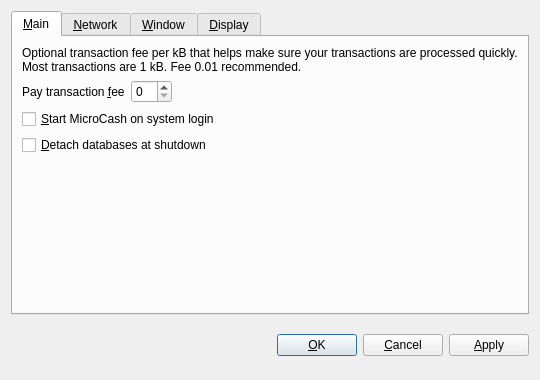
<?xml version="1.0" encoding="UTF-8"?>
<ui version="4.0">
 <class>OptionsDialog</class>
 <widget class="QDialog" name="OptionsDialog">
  <property name="geometry">
   <rect>
    <x>0</x>
    <y>0</y>
    <width>540</width>
    <height>380</height>
   </rect>
  </property>
  <property name="windowTitle">
   <string>Options</string>
  </property>
  <property name="modal">
   <bool>true</bool>
  </property>
  <layout class="QVBoxLayout" name="verticalLayout">
   <item>
    <widget class="QTabWidget" name="tabWidget">
     <property name="tabPosition">
      <enum>QTabWidget::North</enum>
     </property>
     <property name="currentIndex">
      <number>0</number>
     </property>
     <widget class="QWidget" name="tabMain">
      <attribute name="title">
       <string>&amp;Main</string>
      </attribute>
      <layout class="QVBoxLayout" name="verticalLayout_Main">
       <item>
        <widget class="QLabel" name="transactionFeeInfoLabel">
         <property name="text">
          <string>Optional transaction fee per kB that helps make sure your transactions are processed quickly. Most transactions are 1 kB. Fee 0.01 recommended.</string>
         </property>
         <property name="textFormat">
          <enum>Qt::PlainText</enum>
         </property>
         <property name="wordWrap">
          <bool>true</bool>
         </property>
        </widget>
       </item>
       <item>
        <layout class="QHBoxLayout" name="horizontalLayout_Main">
         <item>
          <widget class="QLabel" name="transactionFeeLabel">
           <property name="text">
            <string>Pay transaction &amp;fee</string>
           </property>
           <property name="textFormat">
            <enum>Qt::PlainText</enum>
           </property>
           <property name="buddy">
            <cstring>transactionFee</cstring>
           </property>
          </widget>
         </item>
         <item>
          <widget class="BitcoinAmountField" name="transactionFee"/>
         </item>
         <item>
          <spacer name="horizontalSpacer_Main">
           <property name="orientation">
            <enum>Qt::Horizontal</enum>
           </property>
           <property name="sizeHint" stdset="0">
            <size>
             <width>40</width>
             <height>20</height>
            </size>
           </property>
          </spacer>
         </item>
        </layout>
       </item>
       <item>
        <widget class="QCheckBox" name="bitcoinAtStartup">
         <property name="toolTip">
          <string>Automatically start MicroCash after logging in to the system.</string>
         </property>
         <property name="text">
          <string>&amp;Start MicroCash on system login</string>
         </property>
        </widget>
       </item>
       <item>
        <widget class="QCheckBox" name="detachDatabases">
         <property name="toolTip">
          <string>Detach block and address databases at shutdown. This means they can be moved to another data directory, but it slows down shutdown. The wallet is always detached.</string>
         </property>
         <property name="text">
          <string>&amp;Detach databases at shutdown</string>
         </property>
        </widget>
       </item>
       <item>
        <spacer name="verticalSpacer_Main">
         <property name="orientation">
          <enum>Qt::Vertical</enum>
         </property>
         <property name="sizeHint" stdset="0">
          <size>
           <width>20</width>
           <height>40</height>
          </size>
         </property>
        </spacer>
       </item>
      </layout>
     </widget>
     <widget class="QWidget" name="tabNetwork">
      <attribute name="title">
       <string>&amp;Network</string>
      </attribute>
      <layout class="QVBoxLayout" name="verticalLayout_Network">
       <item>
        <widget class="QCheckBox" name="mapPortUpnp">
         <property name="toolTip">
          <string>Automatically open the MicroCash client port on the router. This only works when your router supports UPnP and it is enabled.</string>
         </property>
         <property name="text">
          <string>Map port using &amp;UPnP</string>
         </property>
        </widget>
       </item>
       <item>
        <widget class="QCheckBox" name="connectSocks">
         <property name="toolTip">
          <string>Connect to the MicroCash network through a SOCKS proxy (e.g. when connecting through Tor).</string>
         </property>
         <property name="text">
          <string>&amp;Connect through SOCKS proxy:</string>
         </property>
        </widget>
       </item>
       <item>
        <layout class="QHBoxLayout" name="horizontalLayout_Network">
         <item>
          <widget class="QLabel" name="proxyIpLabel">
           <property name="text">
            <string>Proxy &amp;IP:</string>
           </property>
           <property name="textFormat">
            <enum>Qt::PlainText</enum>
           </property>
           <property name="buddy">
            <cstring>proxyIp</cstring>
           </property>
          </widget>
         </item>
         <item>
          <widget class="QValidatedLineEdit" name="proxyIp">
           <property name="maximumSize">
            <size>
             <width>140</width>
             <height>16777215</height>
            </size>
           </property>
           <property name="toolTip">
            <string>IP address of the proxy (e.g. 127.0.0.1)</string>
           </property>
          </widget>
         </item>
         <item>
          <widget class="QLabel" name="proxyPortLabel">
           <property name="text">
            <string>&amp;Port:</string>
           </property>
           <property name="textFormat">
            <enum>Qt::PlainText</enum>
           </property>
           <property name="buddy">
            <cstring>proxyPort</cstring>
           </property>
          </widget>
         </item>
         <item>
          <widget class="QLineEdit" name="proxyPort">
           <property name="maximumSize">
            <size>
             <width>55</width>
             <height>16777215</height>
            </size>
           </property>
           <property name="toolTip">
            <string>Port of the proxy (e.g. 9050)</string>
           </property>
          </widget>
         </item>
         <item>
          <widget class="QLabel" name="socksVersionLabel">
           <property name="text">
            <string>SOCKS &amp;Version:</string>
           </property>
           <property name="textFormat">
            <enum>Qt::PlainText</enum>
           </property>
           <property name="buddy">
            <cstring>socksVersion</cstring>
           </property>
          </widget>
         </item>
         <item>
          <widget class="QValueComboBox" name="socksVersion">
           <property name="toolTip">
            <string>SOCKS version of the proxy (e.g. 5)</string>
           </property>
          </widget>
         </item>
         <item>
          <spacer name="horizontalSpacer_Network">
           <property name="orientation">
            <enum>Qt::Horizontal</enum>
           </property>
           <property name="sizeHint" stdset="0">
            <size>
             <width>40</width>
             <height>20</height>
            </size>
           </property>
          </spacer>
         </item>
        </layout>
       </item>
       <item>
        <spacer name="verticalSpacer_Network">
         <property name="orientation">
          <enum>Qt::Vertical</enum>
         </property>
         <property name="sizeHint" stdset="0">
          <size>
           <width>20</width>
           <height>40</height>
          </size>
         </property>
        </spacer>
       </item>
      </layout>
     </widget>
     <widget class="QWidget" name="tabWindow">
      <attribute name="title">
       <string>&amp;Window</string>
      </attribute>
      <layout class="QVBoxLayout" name="verticalLayout_Window">
       <item>
        <widget class="QCheckBox" name="minimizeToTray">
         <property name="toolTip">
          <string>Show only a tray icon after minimizing the window.</string>
         </property>
         <property name="text">
          <string>&amp;Minimize to the tray instead of the taskbar</string>
         </property>
        </widget>
       </item>
       <item>
        <widget class="QCheckBox" name="minimizeOnClose">
         <property name="toolTip">
          <string>Minimize instead of exit the application when the window is closed. When this option is enabled, the application will be closed only after selecting Quit in the menu.</string>
         </property>
         <property name="text">
          <string>M&amp;inimize on close</string>
         </property>
        </widget>
       </item>
       <item>
        <spacer name="verticalSpacer_Window">
         <property name="orientation">
          <enum>Qt::Vertical</enum>
         </property>
         <property name="sizeHint" stdset="0">
          <size>
           <width>20</width>
           <height>40</height>
          </size>
         </property>
        </spacer>
       </item>
      </layout>
     </widget>
     <widget class="QWidget" name="tabDisplay">
      <attribute name="title">
       <string>&amp;Display</string>
      </attribute>
      <layout class="QVBoxLayout" name="verticalLayout_Display">
       <item>
        <layout class="QHBoxLayout" name="horizontalLayout_1_Display">
         <item>
          <widget class="QLabel" name="langLabel">
           <property name="text">
            <string>User Interface &amp;language:</string>
           </property>
           <property name="textFormat">
            <enum>Qt::PlainText</enum>
           </property>
           <property name="buddy">
            <cstring>lang</cstring>
           </property>
          </widget>
         </item>
         <item>
          <widget class="QValueComboBox" name="lang">
           <property name="toolTip">
            <string>The user interface language can be set here. This setting will take effect after restarting MicroCash.</string>
           </property>
          </widget>
         </item>
        </layout>
       </item>
       <item>
        <layout class="QHBoxLayout" name="horizontalLayout_2_Display">
         <item>
          <widget class="QLabel" name="unitLabel">
           <property name="text">
            <string>&amp;Unit to show amounts in:</string>
           </property>
           <property name="textFormat">
            <enum>Qt::PlainText</enum>
           </property>
           <property name="buddy">
            <cstring>unit</cstring>
           </property>
          </widget>
         </item>
         <item>
          <widget class="QValueComboBox" name="unit">
           <property name="toolTip">
            <string>Choose the default subdivision unit to show in the interface and when sending coins.</string>
           </property>
          </widget>
         </item>
        </layout>
       </item>
       <item>
        <widget class="QCheckBox" name="displayAddresses">
         <property name="toolTip">
          <string>Whether to show MicroCash addresses in the transaction list or not.</string>
         </property>
         <property name="text">
          <string>&amp;Display addresses in transaction list</string>
         </property>
        </widget>
       </item>
       <item>
        <spacer name="verticalSpacer_Display">
         <property name="orientation">
          <enum>Qt::Vertical</enum>
         </property>
         <property name="sizeHint" stdset="0">
          <size>
           <width>20</width>
           <height>40</height>
          </size>
         </property>
        </spacer>
       </item>
      </layout>
     </widget>
    </widget>
   </item>
   <item>
    <layout class="QHBoxLayout" name="horizontalLayout_Buttons">
     <item>
      <spacer name="horizontalSpacer_1">
       <property name="orientation">
        <enum>Qt::Horizontal</enum>
       </property>
       <property name="sizeHint" stdset="0">
        <size>
         <width>40</width>
         <height>48</height>
        </size>
       </property>
      </spacer>
     </item>
     <item>
      <widget class="QLabel" name="statusLabel">
       <property name="font">
        <font>
         <weight>75</weight>
         <bold>true</bold>
        </font>
       </property>
       <property name="text">
        <string/>
       </property>
       <property name="textFormat">
        <enum>Qt::PlainText</enum>
       </property>
       <property name="wordWrap">
        <bool>true</bool>
       </property>
      </widget>
     </item>
     <item>
      <spacer name="horizontalSpacer_2">
       <property name="orientation">
        <enum>Qt::Horizontal</enum>
       </property>
       <property name="sizeHint" stdset="0">
        <size>
         <width>40</width>
         <height>48</height>
        </size>
       </property>
      </spacer>
     </item>
     <item>
      <widget class="QPushButton" name="okButton">
       <property name="text">
        <string>&amp;OK</string>
       </property>
      </widget>
     </item>
     <item>
      <widget class="QPushButton" name="cancelButton">
       <property name="text">
        <string>&amp;Cancel</string>
       </property>
       <property name="autoDefault">
        <bool>false</bool>
       </property>
      </widget>
     </item>
     <item>
      <widget class="QPushButton" name="applyButton">
       <property name="text">
        <string>&amp;Apply</string>
       </property>
       <property name="autoDefault">
        <bool>false</bool>
       </property>
      </widget>
     </item>
    </layout>
   </item>
  </layout>
 </widget>
 <customwidgets>
  <customwidget>
   <class>BitcoinAmountField</class>
   <extends>QSpinBox</extends>
   <header>bitcoinamountfield.h</header>
  </customwidget>
  <customwidget>
   <class>QValueComboBox</class>
   <extends>QComboBox</extends>
   <header>qvaluecombobox.h</header>
  </customwidget>
  <customwidget>
   <class>QValidatedLineEdit</class>
   <extends>QLineEdit</extends>
   <header>qvalidatedlineedit.h</header>
  </customwidget>
 </customwidgets>
 <resources/>
 <connections/>
</ui>
